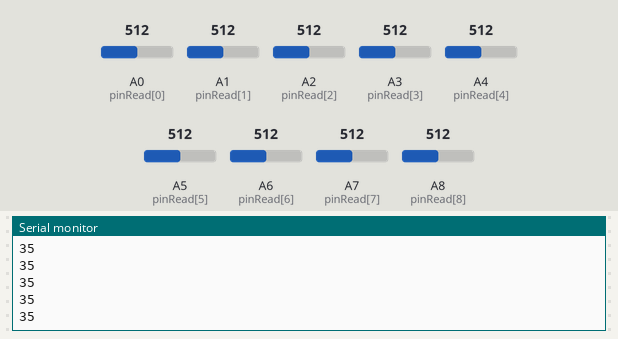
A sketch run on a simulated Teensy 4. Parts: the last lines printed to the serial monitor. The test bench sets the inputs (shaded band); at power-on: A0 (pinRead[0]) = 512, A1 (pinRead[1]) = 512, A2 (pinRead[2]) = 512, A3 (pinRead[3]) = 512, A4 (pinRead[4]) = 512, A5 (pinRead[5]) = 512, A6 (pinRead[6]) = 512, A7 (pinRead[7]) = 512, A8 (pinRead[8]) = 512 (analog values on the 0–1023 scale).

Above: at 1.2 s.
1.3 s: A0 (pinRead[0]) set to 490
At 1.97 s:
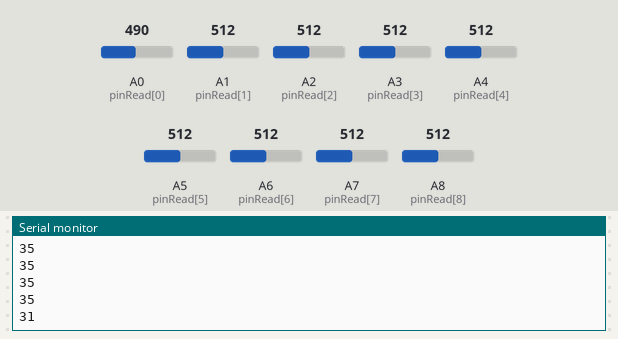
2.8 s: A1 (pinRead[1]) set to 716
At 3.27 s:
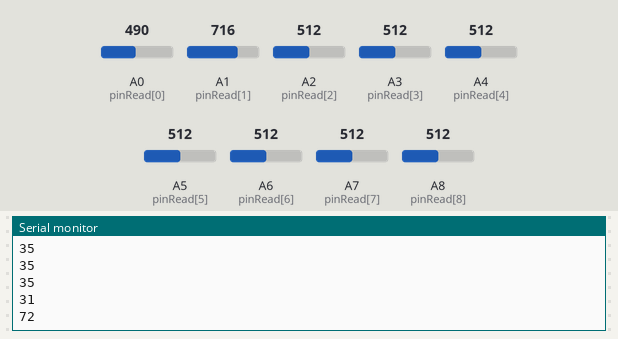
4.3 s: A2 (pinRead[2]) set to 992
At 4.57 s:
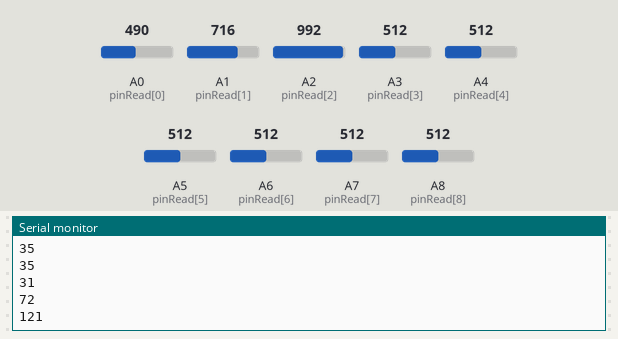
Timing chart, 0 to 7.3 s (numbered marks = the images above; inputs shaded):
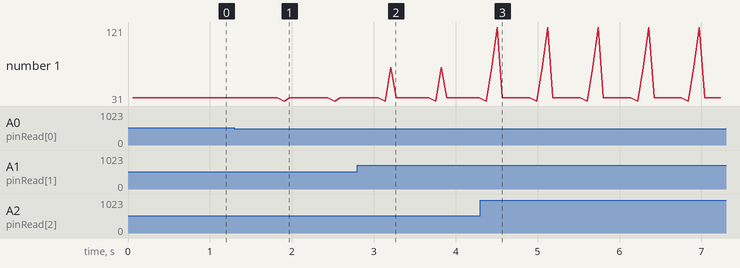

Measured:
- after the input at 1.3 s, the serial monitor: prints a new line after 0.61 s (image 1)
- after the input at 2.8 s, the serial monitor: prints a new line after 0.41 s (image 2)
- after the input at 4.3 s, the serial monitor: prints a new line after 0.20 s (image 3)

The sketch:

analogiques_piezo.ino
```cpp
//#define DEBUG

int pinRead[9] = {A0, A1, A2, A3, A4, A5, A6, A7, A8};
uint16_t valRead[9] = {0};
uint16_t valMSB[9] = {0};
uint16_t valLSB[9] = {0};
int piezo[9] = {0};

void setup() {
  Serial.begin(9600);
  for (int i = 0; i < 9; i++) {
    pinMode(pinRead[i], INPUT);
  }
  analogReadResolution(14);
}

void loop() {
  int valtab[500] = {0};
  for (int i = 0; i < 9; i++) {
    valRead[i] = analogRead(pinRead[i]);
    valMSB[i] = valRead[i] >> 7;
    valLSB[i] = valRead[i] & 127;
    usbMIDI.sendControlChange(1 + i, valMSB[i], 1);
    usbMIDI.sendControlChange(33 + i, valLSB[i], 1);

    //Serial.println(analogRead(pinRead[i]));
    if (valRead[i] > 5000) {
      for (int j = 0; j < 500; j++) {
        valtab[j] = analogRead(pinRead[i]);
      }
      int maxtab = valtab[0];
      for (int j = 0; j < 500; j++) {
        if (valtab[j] > maxtab) {
          maxtab = valtab[j];
        }
      }
      int  velocite = maxtab;
      velocite = map(velocite, 5000, 16383, 0, 127);
      velocite = constrain(velocite, 0, 127);
      usbMIDI.sendNoteOn(60+i, velocite, 1);
      Serial.println(velocite);
      delay(10);
    }
//    else {
//      usbMIDI.sendNoteOff(60, 0, 1);
//    }
  }


  delay(20);

#ifdef DEBUG
  for (int i = 0; i < 9; i++) {
    Serial.print(valMSB[i], DEC);
    Serial.print("\t");
    Serial.print(valLSB[i], DEC);
    Serial.print("\t");
  }
  Serial.println();
#endif
}
```
